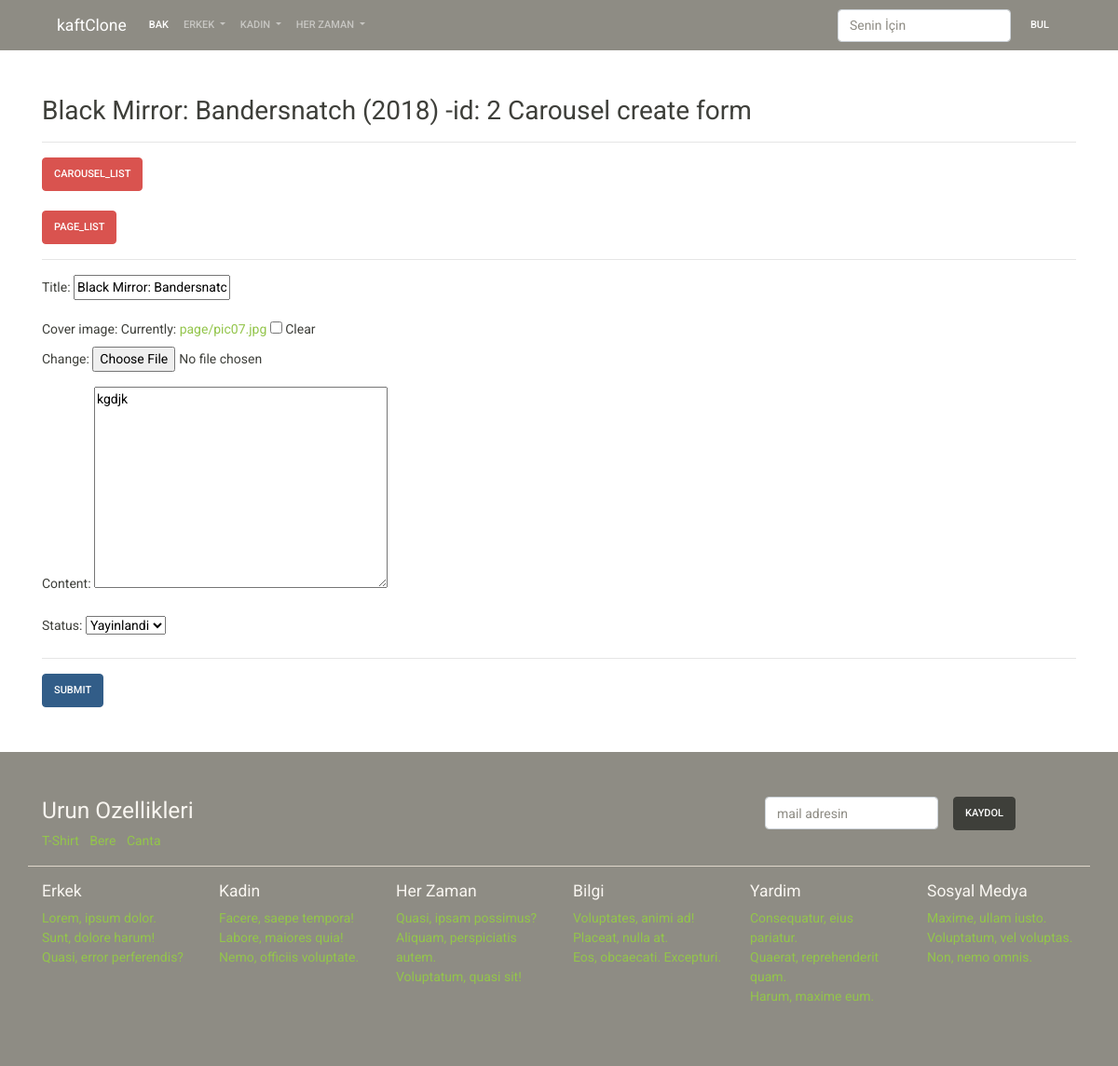
Before: /manage/page/update/2/ (signed in) with the older database file.
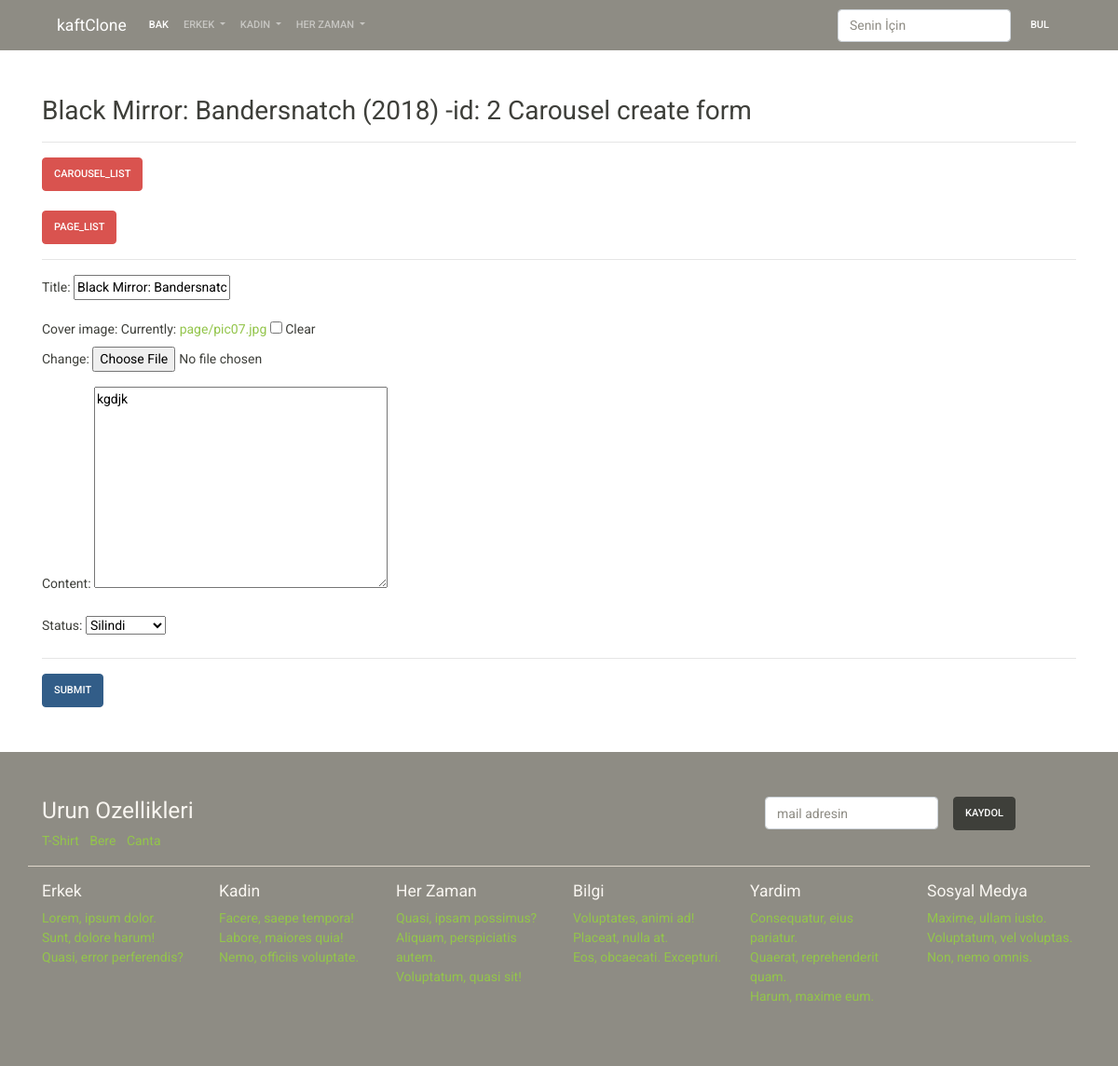
After: the same page with the newer database file.
### page/models.py (models this page shows)
class Page(models.Model):
    title = models.CharField(max_length=200)
    slug = models.SlugField(
        max_length=200,
        default="",
    )
    content = models.TextField()
    cover_image = models.ImageField(
        upload_to='page',
        null=True,
        blank=True,
    )
    status = models.CharField(
        default=DEFAULT_STATUS,
        choices=STATUS,
        max_length=10,
    )
    createt_at = models.DateTimeField(auto_now_add=True)
    updated_at = models.DateTimeField(auto_now=True)

### page/views.py (the view, shortened to what this page needs)
# urls.py: path('page/update/<int:pk>/', page_update, name='page_update'),
@staff_member_required
def page_update(request, pk):
    form = PageModelForm()
    context = {
        'form': form
    }
    item = Page.objects.get(pk=pk)
    context['title'] = f'{item.title} -id: {item.pk} Carousel create form'
    context['form'] = PageModelForm(instance=item)
    return render(request, 'manage/form.html', context)

### page/forms.py
class PageModelForm(forms.ModelForm):
    class Meta:
        model = Page
        fields = [
            'title',
            'cover_image',
            'content',
            'status',
        ]

### templates/manage/form.html (shortened to what this page needs)
{% extends 'base/base.html' %}
{% block content %}
<div class="container mt-5">
    <div class="row">
        <div class="col-sm-12 ">
            <h2>{{title}}</h2>
            <hr>
            <div class="">
                <a href="{% url 'carousel_list' %}" class="btn btn-danger">Carousel_list</a>
            </div>
            <br>
            <div class="">
                <a href="{% url 'page_list' %}" class="btn btn-danger">Page_list</a>
            </div>
            <hr>
            <form method="POST" enctype="multipart/form-data">
                {{ form.as_p }}
                <hr>
                <button type="submit" class="btn btn-primary">Submit</button>
            </form>
        </div>
    </div>
</div>
{% endblock %}

### templates/base/base.html (shortened to what this page needs)
<!DOCTYPE html>
<html lang="en">
<head>
    {% include 'base/components/head.html' %}
</head>
<body>
    {% include 'base/components/nav.html' %}
    {% block content %}
    {% endblock %}
    {% include 'base/components/footer.html' %}
</body>
</html>

### templates/base/components/head.html (shortened to what this page needs)
{% load static %}
<link rel="stylesheet" href="{% static 'css/bootstrap.min.css' %}">

### templates/base/components/nav.html (shortened to what this page needs)
<div class="bg-dark">
    <div class="container">
<nav class="navbar navbar-expand-lg navbar-dark ">
        <a class="navbar-brand" href="#">kaftClone</a>
        <div class="collapse navbar-collapse" id="navbarColor02">
          <ul class="navbar-nav mr-auto">
            <li class="nav-item active">
              <a class="nav-link" href="#">Bak <span class="sr-only">(current)</span></a>
            </li>
            <li class="nav-item dropdown">
                <a class="nav-link dropdown-toggle" data-toggle="dropdown" href="#" role="button" aria-haspopup="" aria-expanded="">
                    Erkek
                </a>
            </li>
            <li class="nav-item dropdown">
                <a class="nav-link dropdown-toggle" data-toggle="dropdown" href="#" role="button" aria-haspopup="" aria-expanded="">
                    Kadın
                </a>
            </li>
            <li class="nav-item dropdown">
                <a class="nav-link dropdown-toggle" data-toggle="dropdown" href="#" role="button" aria-haspopup="" aria-expanded="">
                    Her Zaman
                </a>
            </li>
          </ul>
          <form class="form-inline my-2 my-lg-0">
            <input class="form-control mr-sm-2" type="text" placeholder='Senin İçin'>
            <button class="btn btn-secondary my-2 my-sm-0" type="submit">Bul</button>
          </form>
        </div>
      </nav>
    </div>
</div>

### templates/base/components/footer.html (shortened to what this page needs)
<div class="bg-dark py-5 mt-5">
    <div class="container">
        <div class="row">
            <div class="col-sm-8">
                <h3 class="text-light">Urun Ozellikleri</h3>
                <ul class="list-inline">
                    <li class="list-inline-item">
                        <a href="">T-Shirt</a>
                    </li>
                    <li class="list-inline-item">
                        <a href="">Bere</a>
                    </li>
                    <li class="list-inline-item">
                        <a href="">Canta</a>
                    </li>
                </ul>
            </div>
            <div class="col-sm-4">
                <form class="form-inline">
                    <div class="form-group mx-sm-3 mb-2">
                        <input type="email" class="form-control" id="ebulten" placeholder="mail adresin">
                    </div>
                    <button type="submit" class="btn btn-dark mb-2">Kaydol</button>
                    </form>
            </div>
        </div>
        <div class="row border-top mb-3"></div>
        <div class="row">
            <div class="col-sm-2">
                <h5 class="text-light">Erkek</h5>
                <ul class="list-unstyled">
                    <li><a href="">Lorem, ipsum dolor.</a></li>
                    <li><a href="">Sunt, dolore harum!</a></li>
                    <li><a href="">Quasi, error perferendis?</a></li>
                </ul>
            </div>
            <div class="col-sm-2">
                <h5 class="text-light">Kadin</h5>
                <ul class="list-unstyled">
                    <li><a href="">Facere, saepe tempora!</a></li>
                    <li><a href="">Labore, maiores quia!</a></li>
                    <li><a href="">Nemo, officiis voluptate.</a></li>
                </ul>
            </div>
            <div class="col-sm-2">
                <h5 class="text-light">Her Zaman</h5>
                <ul class="list-unstyled">
                    <li><a href="">Quasi, ipsam possimus?</a></li>
                    <li><a href="">Aliquam, perspiciatis autem.</a></li>
                    <li><a href="">Voluptatum, quasi sit!</a></li>
                </ul>
            </div>
            <div class="col-sm-2">
                <h5 class="text-light">Bilgi</h5>
                <ul class="list-unstyled">
                    <li><a href="">Voluptates, animi ad!</a></li>
                    <li><a href="">Placeat, nulla at.</a></li>
                    <li><a href="">Eos, obcaecati. Excepturi.</a></li>
                </ul>
            </div>
            <div class="col-sm-2">
                <h5 class="text-light">Yardim</h5>
                <ul class="list-unstyled">
                    <li><a href="">Consequatur, eius pariatur.</a></li>
                    <li><a href="">Quaerat, reprehenderit quam.</a></li>
                    <li><a href="">Harum, maxime eum.</a></li>
                </ul>
            </div>
            <div class="col-sm-2">
                <h5 class="text-light">Sosyal Medya</h5>
                <ul class="list-unstyled text-white">
                    <li><a href="" >Maxime, ullam iusto.</a></li>
                    <li><a href="" >Voluptatum, vel voluptas.</a></li>
                    <li><a href="" >Non, nemo omnis.</a></li>
                </ul>
            </div>
        </div>
    </div>
</div>

### templates/base/components/footer_scripts.html (shortened to what this page needs)
{% load static %}

Changed rows visible on the page:
changed Page "kgdjk": status "Yayinlandi" → "Silindi"
